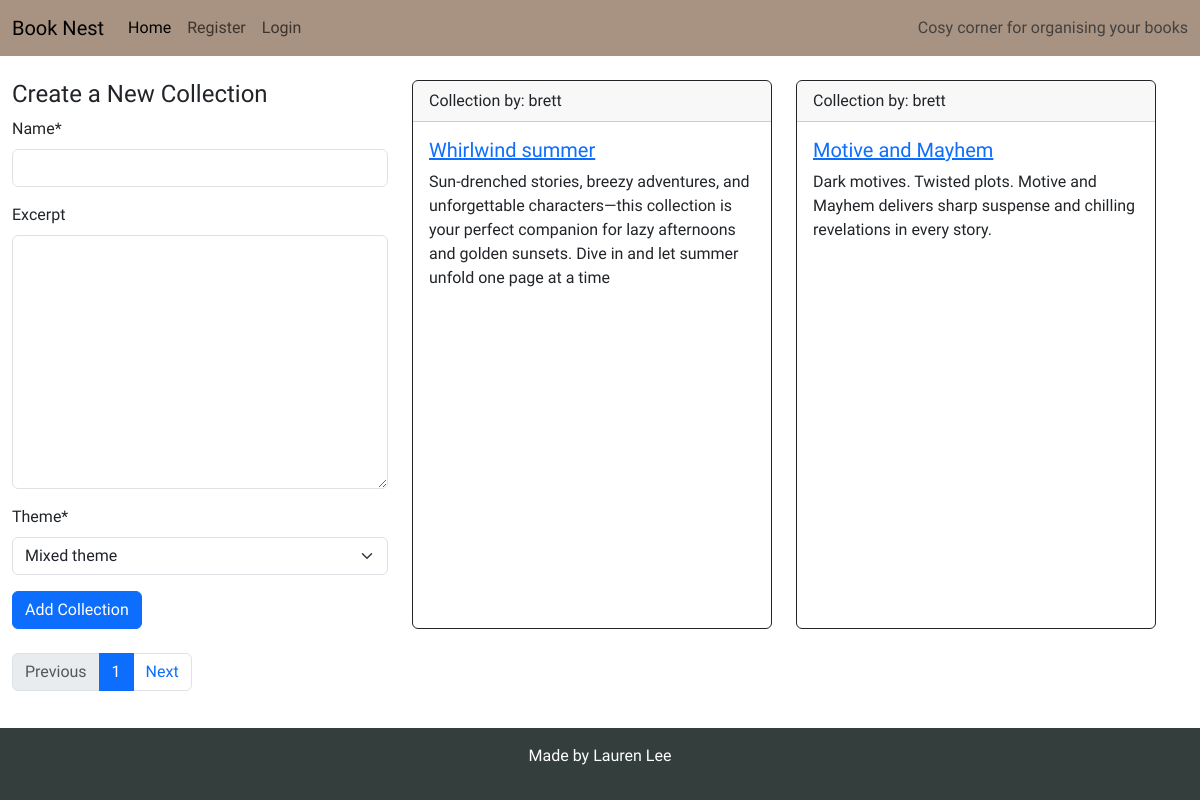
The page / on the database its author committed.
### library/models.py (models this page shows, shortened)
class Collection(models.Model):
    THEME_CHOICES = [
        ("romance", "Romance"),
        ("fantasy", "Fantasy"),
        ("mystery", "Mystery"),
        ("historical", "Historical"),
        ("thriller", "Thriller"),
        ("science_fiction", "Science Fiction"),
        ("nonfiction", "Nonfiction"),
        ("young_adult", "Young Adult"),
        ("literary", "Literary Fiction"),
        ("horror", "Horror"),
        ("self_development", "Self Development"),
        ("mixed", "Mixed theme"),
    ]
    name = models.CharField(max_length=100, unique=True, blank=False)
    excerpt = models.TextField(blank=True)
    theme = models.CharField(max_length=50, choices=THEME_CHOICES, default="mixed")
    user = models.ForeignKey(
        User, on_delete=models.CASCADE, related_name="collections", null=True
    )
    slug = models.SlugField(max_length=200, blank=True, unique=True)

### library/views.py (the view)
# urls.py: path("", views.CollectionList.as_view(), name="home"),
class CollectionList(generic.ListView):
    queryset = Collection.objects.all().order_by("id")
    template_name = "library/index.html"
    paginate_by = 2
    def get_context_data(self, **kwargs):
        context = super().get_context_data(**kwargs)
        context["form"] = CollectionForm()
        return context

### library/forms.py
class CollectionForm(forms.ModelForm):
    class Meta:
        model = Collection
        fields = (
            "name",
            "excerpt",
            "theme",
        )

### library/templatetags/html_filters.py (called while the page is built)
@register.filter(name="clean_html")
def clean_html(value):
    if not value:
        return ""
    value = re.sub(r"<p[^>]*>\s*(?:&nbsp;|\s)*</p>", "", value)
    value = re.sub(r"&nbsp;", " ", value)
    return strip_tags(value).strip()

### library/templates/library/index.html (shortened to what this page needs)
{% extends "base.html" %}
{% load html_filters %}
{% load crispy_forms_tags %}
{% block content %}
<div class="container-fluid">
    <div class="row">
        <div class="container mt-4">
            <div class="row">
                <div class="col-12 col-sm-6 col-md-4 mb-4">
                    <h4>Create a New Collection</h4>
                    <form method="post" action="{% url 'create_collection' %}">
                        {{ form|crispy }}
                        <button type="submit" class="btn btn-primary">Add Collection</button>
                    </form>
                </div>
                {% for collection in collection_list %}
                <div class="collection-holder col-12 col-sm-6 col-md-4 mb-4">
                    <div class="card border-dark h-100">
                        <div class="card-header">Collection by: {{ collection.user }}</div>
                        <div class="card-body text-dark">
                            <h5 class="card-title">
                                <a href="{% url 'collection_detail' collection.slug %}"
                                    class="collection-link">{{ collection.name }}</a>
                            </h5>
                            <p class="card-text">{{ collection.excerpt|clean_html }}</p>
                        </div>
                    </div>
                </div>
                {% if forloop.counter|divisibleby:2 %}
            </div>
                {% endif %}
                {% endfor %}
        </div>
        {% if is_paginated %}
        <nav aria-label="...">
            <ul class="pagination">
                {% if page_obj.has_previous %}
                <li class="page-item">
                    <a class="page-link" href="?page={{ page_obj.previous_page_number }}">Previous</a>
                </li>
                {% else %}
                <li class="page-item disabled">
                    <a class="page-link" href="#" tabindex="-1" aria-disabled="true">Previous</a>
                </li>
                {% endif %}
                <li class="page-item active">
                    <a class="page-link" href="#">1 <span class="sr-only">(current)</span></a>
                </li>
                {% if page_obj.has_next %}
                <li class="page-item">
                    <a class="page-link" href="?page={{ page_obj.next_page_number }}">Next</a>
                </li>
                {% endif %}
            </ul>
        </nav>
        {% endif %}
    </div>
    {% endblock %}

### static/css/style.css (style rules this page uses)
:root { --primary-font: "Oswald", sans-serif; --primary-color: #333E3D; --secondary-color: #D6D1CA; --highlight: #A89382; --light-highlight: #D97E47; --bright-highlight: #A04F2F; }
body { min-height: 100vh; display: flex; width: 100%; flex-direction: column; font-family: var(--primary-font); margin: 0; overflow-x: hidden; overflow-wrap: anywhere; }
.collection-holder { max-width: 24rem; }
.card-title { color: var(--primary-color); }

### rows shown on the page
Collection: user "brett", name "Whirlwind summer", excerpt|clean_html "Sun-drenched stories, breezy adventures, and unforgettable characters—this collection is your perfect companion for lazy afternoons and golden sunsets. Dive in and let summer unfold one page at a time"
Collection: user "brett", name "Motive and Mayhem", excerpt|clean_html "Dark motives. Twisted plots. Motive and Mayhem delivers sharp suspense and chilling revelations in every story."
